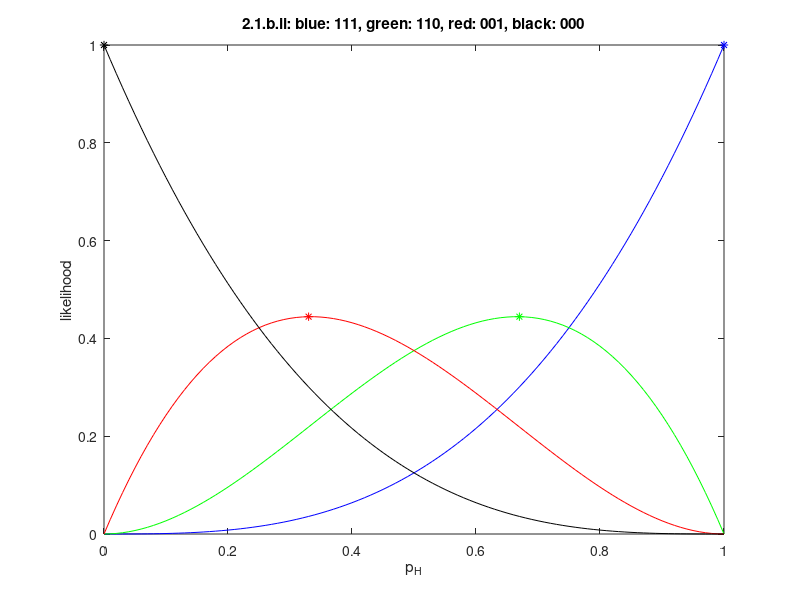

The MATLAB script that drew this image:
% Homework 2, Question 2, 1.b.ii
%
% Fill in the missing code below!
%
% --- DO NOT ALTER CODE ---

clear all;

N_bits = 3;
p_H = 0:0.01:1;  % sample p_H
seqs = {[1 1 1], [1 1 0], [0 0 1], [0 0 0]}; % cell array of observed sequences
L = [];  % L: num_seqs x num_ph_samples, each row corresponds to the
         % likelihood vs. p_H plot
max_L = [];  % max_L: num_seqs x 1, keeps track of the maximum likelihood 
max_L_inds = []; % num_seqs x 1, keeps track of index in p_H with max likelihood
colors = {[0 0 1], [0 1 0], [1 0 0], [0 0 0]}; % colors for the lines
         
%% FILL IN THE MISSING CODE HERE
%
%  --- ALTER THIS CODE ---
numSeqs = length(seqs);
numP_H = length(p_H);
L = zeros(numSeqs, numP_H);
nH = [3, 2, 1, 0];
sum = 0;
for i=1:numSeqs,
    heads = nH(i);
    max_Li = 0;
    max_L_indsi = 1;
    for j=1:numP_H,
        pH = p_H(j);
        L(i,j) = nchoosek(N_bits,heads)*pH^heads*(1-pH)^(N_bits-heads); % Binomial
        % L(i,j) = pH^heads*(1-pH)^(N_bits-heads); % Binomial
        sum = sum + L(i,j)*0.01;
        if L(i,j) > max_Li,
            max_Li = L(i,j);
            max_L_indsi = j;
        end
        max_L(i) = max_Li;
        max_L_inds(i) = max_L_indsi;
    end
end

%%  Plots the results   --- DO NOT ALTER CODE ---

figure;

for iseq = 1:length(seqs)
    
    plot(p_H, L(iseq,:), 'Color', colors{iseq});
    hold on;
    plot(p_H(max_L_inds(iseq)), max_L(iseq), '*', 'MarkerEdgeColor', colors{iseq});
    
end

xlabel('p_H');
ylabel('likelihood');
title('2.1.b.ii: blue: 111, green: 110, red: 001, black: 000');